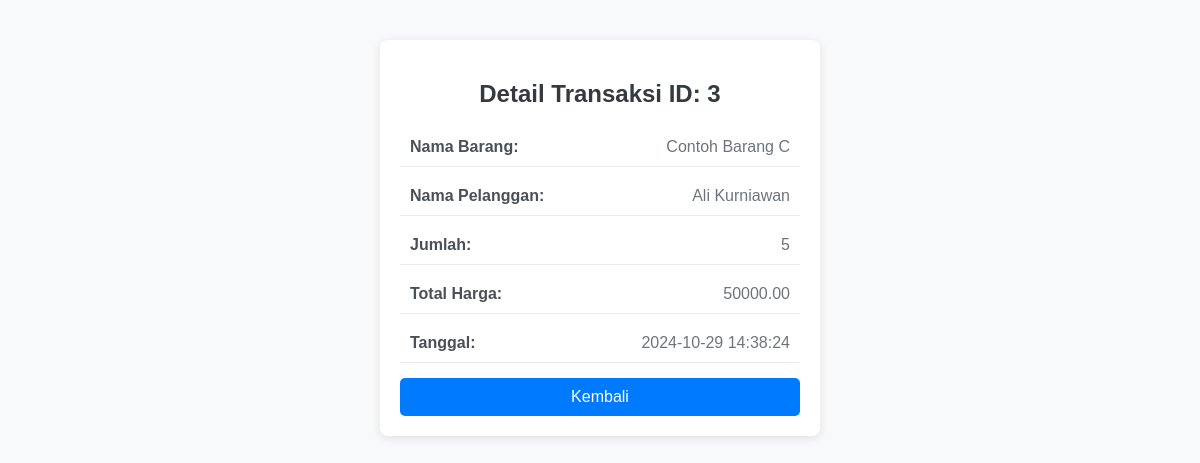
/index.php?controller=transaksi&action=detail&id=3, run on the app's committed database.
### tables this page shows
CREATE TABLE `transaksi` (
  `no` int(11) DEFAULT NULL,
  `id_transaksi` int(11) NOT NULL,
  `kode_barang` varchar(50) DEFAULT NULL,
  `id_pelanggan` varchar(50) DEFAULT NULL,
  `jumlah` int(11) DEFAULT NULL,
  `total_harga` decimal(10,2) DEFAULT NULL,
  `tanggal_transaksi` datetime DEFAULT NULL
);

CREATE TABLE `produk` (
  `id` int(11) NOT NULL,
  `kode_barang` varchar(10) NOT NULL,
  `nama_barang` varchar(50) NOT NULL,
  `harga` int(11) NOT NULL,
  `stok` int(11) NOT NULL
);

CREATE TABLE `pelanggan` (
  `id_pelanggan` varchar(10) NOT NULL,
  `nama_pelanggan` varchar(50) NOT NULL,
  `alamat` varchar(100) DEFAULT NULL
);

### App/controllers/TransaksiController.php (called while the page is built, shortened)
<?php
require_once __DIR__ . '/../models/Transaksi.php';
class TransaksiController
{
    private $transaksiModel;
    public function __construct($db)
    {
        $this->transaksiModel = new Transaksi($db);
    }
    public function detail($id)
    {
        $transaksiDetail = $this->transaksiModel->getDetailTransaksi($id);
        require_once __DIR__ . '/../views/transaksi/detail.php';
    }
}

### App/models/transaksi.php (called while the page is built, shortened)
<?php
class Transaksi
{
    private $db;
    public function __construct($database)
    {
        $this->db = $database;
    }
    public function getDetailTransaksi($id)
    {
        $query = "SELECT t.id_transaksi, p.nama_barang, pel.nama_pelanggan, t.jumlah, t.total_harga, t.tanggal_transaksi
              FROM transaksi t
              JOIN produk p ON t.kode_barang = p.kode_barang
              JOIN pelanggan pel ON t.id_pelanggan = pel.id_pelanggan
              WHERE t.id_transaksi = :id";
        $stmt = $this->db->prepare($query);
        $stmt->bindParam(':id', $id);
        $stmt->execute();
        return $stmt->fetch(PDO::FETCH_ASSOC);
    }
}

### App/Views/Transaksi/detail.php (the view, shortened to what this page needs)
<!DOCTYPE html>
<html lang="id">
<head>
</head>
<body>
    <div class="container">
        <h2>Detail Transaksi ID: <?= htmlspecialchars($transaksiDetail['id_transaksi']) ?></h2>
        <div class="info-row">
            <strong>Nama Barang:</strong>
            <span><?= htmlspecialchars($transaksiDetail['nama_barang']) ?></span>
        </div>
        <div class="info-row">
            <strong>Nama Pelanggan:</strong>
            <span><?= htmlspecialchars($transaksiDetail['nama_pelanggan']) ?></span>
        </div>
        <div class="info-row">
            <strong>Jumlah:</strong>
            <span><?= htmlspecialchars($transaksiDetail['jumlah']) ?></span>
        </div>
        <div class="info-row">
            <strong>Total Harga:</strong>
            <span><?= htmlspecialchars($transaksiDetail['total_harga']) ?></span>
        </div>
        <div class="info-row">
            <strong>Tanggal:</strong>
            <span><?= htmlspecialchars($transaksiDetail['tanggal_transaksi']) ?></span>
        </div>
        <a href="index.php?controller=transaksi&action=index" class="btn">Kembali</a>
    </div>
</body>
</html>

### App/Views/Transaksi/detail.php (style rules this page uses)
body { font-family: 'Arial', sans-serif; background-color: #f8f9fa; margin: 0; padding: 0; }
.container { max-width: 400px; margin: 40px auto; padding: 20px; background-color: #fff; border-radius: 8px; box-shadow: 0 2px 10px rgba(0, 0, 0, 0.1); }
h2 { text-align: center; color: #343a40; margin-bottom: 20px; font-size: 1.5em; }
.info-row { display: flex; justify-content: space-between; margin: 10px 0; padding: 10px; border-bottom: 1px solid #e9ecef; }
.info-row strong { color: #495057; }
.info-row span { color: #6c757d; }
a.btn { display: block; padding: 10px; background-color: #007BFF; color: white; text-decoration: none; text-align: center; border-radius: 5px; margin-top: 15px; transition: background-color 0.3s; }

### data on the page
transaksi: id_transaksi "3", produk.nama_barang "Contoh Barang C", id_pelanggan.nama_pelanggan "Ali Kurniawan", jumlah "5", total_harga "50000.00", tanggal_transaksi "2024-10-29 14:38:24"
